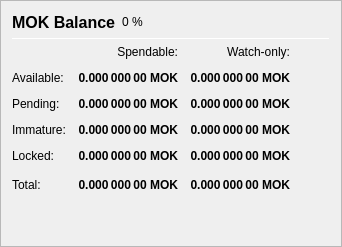
                   <widget class="QFrame" name="frame_Balances">
                    <property name="frameShape">
                     <enum>QFrame::StyledPanel</enum>
                    </property>
                    <property name="frameShadow">
                     <enum>QFrame::Raised</enum>
                    </property>
                    <layout class="QVBoxLayout" name="verticalLayout_4">
                     <item>
                      <layout class="QHBoxLayout" name="horizontalLayout_4">
                       <item>
                        <widget class="QLabel" name="label_5">
                         <property name="minimumSize">
                          <size>
                           <width>0</width>
                           <height>20</height>
                          </size>
                         </property>
                         <property name="font">
                          <font>
                           <pointsize>12</pointsize>
                           <weight>75</weight>
                           <bold>true</bold>
                          </font>
                         </property>
                         <property name="text">
                          <string>MOK Balance</string>
                         </property>
                        </widget>
                       </item>
                       <item>
                        <widget class="QLabel" name="labelMOKPercent">
                         <property name="text">
                          <string notr="true">0 %</string>
                         </property>
                        </widget>
                       </item>
                       <item>
                        <spacer name="horizontalSpacer_3">
                         <property name="orientation">
                          <enum>Qt::Horizontal</enum>
                         </property>
                         <property name="sizeHint" stdset="0">
                          <size>
                           <width>40</width>
                           <height>20</height>
                          </size>
                         </property>
                        </spacer>
                       </item>
                      </layout>
                     </item>
                     <item>
                      <widget class="Line" name="line_Balance">
                       <property name="minimumSize">
                        <size>
                         <width>0</width>
                         <height>1</height>
                        </size>
                       </property>
                       <property name="maximumSize">
                        <size>
                         <width>16777215</width>
                         <height>1</height>
                        </size>
                       </property>
                       <property name="orientation">
                        <enum>Qt::Horizontal</enum>
                       </property>
                      </widget>
                     </item>
                     <item>
                      <layout class="QGridLayout" name="gridLayout">
                       <property name="spacing">
                        <number>12</number>
                       </property>
                       <item row="0" column="1">
                        <widget class="QLabel" name="labelSpendable">
                         <property name="text">
                          <string>Spendable:</string>
                         </property>
                         <property name="alignment">
                          <set>Qt::AlignRight|Qt::AlignTrailing|Qt::AlignVCenter</set>
                         </property>
                        </widget>
                       </item>
                       <item row="0" column="2">
                        <widget class="QLabel" name="labelWatchonly">
                         <property name="text">
                          <string>Watch-only:</string>
                         </property>
                         <property name="alignment">
                          <set>Qt::AlignRight|Qt::AlignTrailing|Qt::AlignVCenter</set>
                         </property>
                        </widget>
                       </item>
                       <item row="1" column="0">
                        <widget class="QLabel" name="labelBalanceText">
                         <property name="text">
                          <string>Available:</string>
                         </property>
                        </widget>
                       </item>
                       <item row="1" column="1">
                        <widget class="QLabel" name="labelBalance">
                         <property name="font">
                          <font>
                           <weight>75</weight>
                           <bold>true</bold>
                          </font>
                         </property>
                         <property name="cursor">
                          <cursorShape>IBeamCursor</cursorShape>
                         </property>
                         <property name="toolTip">
                          <string>Your current spendable balance</string>
                         </property>
                         <property name="text">
                          <string notr="true">0.000 000 00 MOK</string>
                         </property>
                         <property name="alignment">
                          <set>Qt::AlignRight|Qt::AlignTrailing|Qt::AlignVCenter</set>
                         </property>
                         <property name="textInteractionFlags">
                          <set>Qt::LinksAccessibleByMouse|Qt::TextSelectableByKeyboard|Qt::TextSelectableByMouse</set>
                         </property>
                        </widget>
                       </item>
                       <item row="1" column="2">
                        <widget class="QLabel" name="labelWatchAvailable">
                         <property name="font">
                          <font>
                           <weight>75</weight>
                           <bold>true</bold>
                          </font>
                         </property>
                         <property name="cursor">
                          <cursorShape>IBeamCursor</cursorShape>
                         </property>
                         <property name="toolTip">
                          <string>Your current balance in watch-only addresses</string>
                         </property>
                         <property name="text">
                          <string notr="true">0.000 000 00 MOK</string>
                         </property>
                         <property name="alignment">
                          <set>Qt::AlignRight|Qt::AlignTrailing|Qt::AlignVCenter</set>
                         </property>
                         <property name="textInteractionFlags">
                          <set>Qt::LinksAccessibleByMouse|Qt::TextSelectableByKeyboard|Qt::TextSelectableByMouse</set>
                         </property>
                        </widget>
                       </item>
                       <item row="2" column="0">
                        <widget class="QLabel" name="labelPendingText">
                         <property name="text">
                          <string>Pending:</string>
                         </property>
                        </widget>
                       </item>
                       <item row="2" column="1">
                        <widget class="QLabel" name="labelUnconfirmed">
                         <property name="font">
                          <font>
                           <weight>75</weight>
                           <bold>true</bold>
                          </font>
                         </property>
                         <property name="cursor">
                          <cursorShape>IBeamCursor</cursorShape>
                         </property>
                         <property name="toolTip">
                          <string>Total of transactions that have yet to be confirmed, and do not yet count toward the spendable balance</string>
                         </property>
                         <property name="text">
                          <string notr="true">0.000 000 00 MOK</string>
                         </property>
                         <property name="alignment">
                          <set>Qt::AlignRight|Qt::AlignTrailing|Qt::AlignVCenter</set>
                         </property>
                         <property name="textInteractionFlags">
                          <set>Qt::LinksAccessibleByMouse|Qt::TextSelectableByKeyboard|Qt::TextSelectableByMouse</set>
                         </property>
                        </widget>
                       </item>
                       <item row="2" column="2">
                        <widget class="QLabel" name="labelWatchPending">
                         <property name="font">
                          <font>
                           <weight>75</weight>
                           <bold>true</bold>
                          </font>
                         </property>
                         <property name="cursor">
                          <cursorShape>IBeamCursor</cursorShape>
                         </property>
                         <property name="toolTip">
                          <string>Unconfirmed transactions to watch-only addresses</string>
                         </property>
                         <property name="text">
                          <string notr="true">0.000 000 00 MOK</string>
                         </property>
                         <property name="alignment">
                          <set>Qt::AlignRight|Qt::AlignTrailing|Qt::AlignVCenter</set>
                         </property>
                         <property name="textInteractionFlags">
                          <set>Qt::LinksAccessibleByMouse|Qt::TextSelectableByKeyboard|Qt::TextSelectableByMouse</set>
                         </property>
                        </widget>
                       </item>
                       <item row="3" column="0">
                        <widget class="QLabel" name="labelImmatureText">
                         <property name="text">
                          <string>Immature:</string>
                         </property>
                        </widget>
                       </item>
                       <item row="3" column="1">
                        <widget class="QLabel" name="labelImmature">
                         <property name="font">
                          <font>
                           <weight>75</weight>
                           <bold>true</bold>
                          </font>
                         </property>
                         <property name="cursor">
                          <cursorShape>IBeamCursor</cursorShape>
                         </property>
                         <property name="toolTip">
                          <string>Staked or masternode rewards that has not yet matured</string>
                         </property>
                         <property name="text">
                          <string notr="true">0.000 000 00 MOK</string>
                         </property>
                         <property name="alignment">
                          <set>Qt::AlignRight|Qt::AlignTrailing|Qt::AlignVCenter</set>
                         </property>
                         <property name="textInteractionFlags">
                          <set>Qt::LinksAccessibleByMouse|Qt::TextSelectableByKeyboard|Qt::TextSelectableByMouse</set>
                         </property>
                        </widget>
                       </item>
                       <item row="3" column="2">
                        <widget class="QLabel" name="labelWatchImmature">
                         <property name="font">
                          <font>
                           <weight>75</weight>
                           <bold>true</bold>
                          </font>
                         </property>
                         <property name="cursor">
                          <cursorShape>IBeamCursor</cursorShape>
                         </property>
                         <property name="toolTip">
                          <string>Staked or masternode rewards in watch-only addresses that has not yet matured</string>
                         </property>
                         <property name="text">
                          <string notr="true">0.000 000 00 MOK</string>
                         </property>
                         <property name="alignment">
                          <set>Qt::AlignRight|Qt::AlignTrailing|Qt::AlignVCenter</set>
                         </property>
                         <property name="textInteractionFlags">
                          <set>Qt::LinksAccessibleByMouse|Qt::TextSelectableByKeyboard|Qt::TextSelectableByMouse</set>
                         </property>
                        </widget>
                       </item>
                       <item row="4" column="0">
                        <widget class="QLabel" name="labelLockedBalanceText">
                         <property name="toolTip">
                          <string>Locked MOK or Masternode collaterals. These are excluded from zMOK minting.</string>
                         </property>
                         <property name="text">
                          <string>Locked:</string>
                         </property>
                        </widget>
                       </item>
                       <item row="4" column="1">
                        <widget class="QLabel" name="labelLockedBalance">
                         <property name="font">
                          <font>
                           <weight>75</weight>
                           <bold>true</bold>
                          </font>
                         </property>
                         <property name="cursor">
                          <cursorShape>IBeamCursor</cursorShape>
                         </property>
                         <property name="toolTip">
                          <string>Locked MOK or Masternode collaterals. These are excluded from zMOK minting.</string>
                         </property>
                         <property name="text">
                          <string notr="true">0.000 000 00 MOK</string>
                         </property>
                         <property name="alignment">
                          <set>Qt::AlignRight|Qt::AlignTrailing|Qt::AlignVCenter</set>
                         </property>
                         <property name="textInteractionFlags">
                          <set>Qt::LinksAccessibleByMouse|Qt::TextSelectableByKeyboard|Qt::TextSelectableByMouse</set>
                         </property>
                        </widget>
                       </item>
                       <item row="4" column="2">
                        <widget class="QLabel" name="labelWatchLocked">
                         <property name="font">
                          <font>
                           <weight>75</weight>
                           <bold>true</bold>
                          </font>
                         </property>
                         <property name="cursor">
                          <cursorShape>IBeamCursor</cursorShape>
                         </property>
                         <property name="toolTip">
                          <string>Current locked balance in watch-only addresses</string>
                         </property>
                         <property name="text">
                          <string notr="true">0.000 000 00 MOK</string>
                         </property>
                         <property name="alignment">
                          <set>Qt::AlignRight|Qt::AlignTrailing|Qt::AlignVCenter</set>
                         </property>
                         <property name="textInteractionFlags">
                          <set>Qt::LinksAccessibleByMouse|Qt::TextSelectableByKeyboard|Qt::TextSelectableByMouse</set>
                         </property>
                        </widget>
                       </item>
                       <item row="5" column="0">
                        <widget class="QLabel" name="labelTotalText">
                         <property name="toolTip">
                          <string>Your current MOKEN balance, unconfirmed and immature transactions included</string>
                         </property>
                         <property name="text">
                          <string>Total:</string>
                         </property>
                        </widget>
                       </item>
                       <item row="5" column="1">
                        <widget class="QLabel" name="labelTotal">
                         <property name="font">
                          <font>
                           <weight>75</weight>
                           <bold>true</bold>
                          </font>
                         </property>
                         <property name="cursor">
                          <cursorShape>IBeamCursor</cursorShape>
                         </property>
                         <property name="toolTip">
                          <string>Your current MOKEN balance, unconfirmed and immature transactions included</string>
                         </property>
                         <property name="text">
                          <string notr="true">0.000 000 00 MOK</string>
                         </property>
                         <property name="alignment">
                          <set>Qt::AlignRight|Qt::AlignTrailing|Qt::AlignVCenter</set>
                         </property>
                         <property name="textInteractionFlags">
                          <set>Qt::LinksAccessibleByMouse|Qt::TextSelectableByKeyboard|Qt::TextSelectableByMouse</set>
                         </property>
                        </widget>
                       </item>
                       <item row="5" column="2">
                        <widget class="QLabel" name="labelWatchTotal">
                         <property name="font">
                          <font>
                           <weight>75</weight>
                           <bold>true</bold>
                          </font>
                         </property>
                         <property name="cursor">
                          <cursorShape>IBeamCursor</cursorShape>
                         </property>
                         <property name="toolTip">
                          <string>Current total balance in watch-only addresses</string>
                         </property>
                         <property name="text">
                          <string notr="true">0.000 000 00 MOK</string>
                         </property>
                         <property name="alignment">
                          <set>Qt::AlignRight|Qt::AlignTrailing|Qt::AlignVCenter</set>
                         </property>
                         <property name="textInteractionFlags">
                          <set>Qt::LinksAccessibleByMouse|Qt::TextSelectableByKeyboard|Qt::TextSelectableByMouse</set>
                         </property>
                        </widget>
                       </item>
                       <item row="5" column="3">
                        <spacer name="horizontalSpacer_9">
                         <property name="orientation">
                          <enum>Qt::Horizontal</enum>
                         </property>
                         <property name="sizeHint" stdset="0">
                          <size>
                           <width>40</width>
                           <height>20</height>
                          </size>
                         </property>
                        </spacer>
                       </item>
                      </layout>
                     </item>
                     <item>
                      <spacer name="verticalSpacer_3">
                       <property name="orientation">
                        <enum>Qt::Vertical</enum>
                       </property>
                       <property name="sizeHint" stdset="0">
                        <size>
                         <width>20</width>
                         <height>40</height>
                        </size>
                       </property>
                      </spacer>
                     </item>
                    </layout>
                   </widget>
